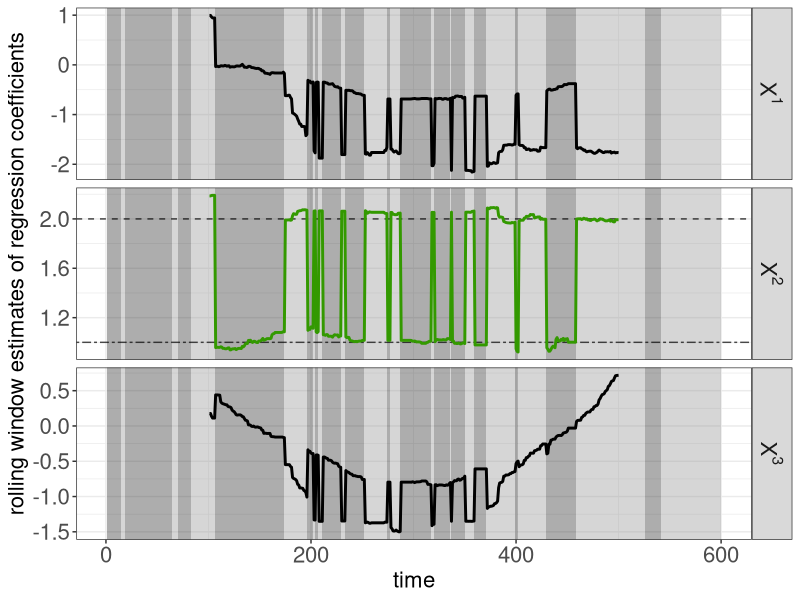

This chart was generated by the following R code:
##################################################
## Figure generating scripts for 
## "Switching Regression Models and Causal Inference
## In the Presence of Latent Variables"
## Submitted to JMLR
## Author: Rune Christiansen
## mail: krunechristiansen@math.ku.dk
##################################################
## producing Figure 1 
##################################################
setwd(dirname(rstudioapi::getActiveDocumentContext()$path))
library(ggplot2)
library(reshape2)
theme_set(theme_bw())

n <- 600
E <- rep(1:3, each = n/3)

set.seed(18)

Gamma <- list(matrix(c(.98, .02,
                       .1, .9), 2,2,byrow=T),
              matrix(c(.9, .1,
                       .1, .9),2,2, byrow=T),
              matrix(c(.9, .1,
                       .02, .98),2,2, byrow=T)) 

H <- rep(1, n)
for(t in 2:n){
  H[t] <- sample(1:2, size=1, prob = Gamma[[E[t]]][H[t-1],])
}

X4 <- H * rnorm(n)
X3 <- H + cos((1:n)*2*pi/n)*X4 + .5*rnorm(n)
Y <- (H==1)*(1 + X3 + .5*rnorm(n)) + (H==2)*(1 + 2*X3 + .7*rnorm(n))
X2 <- .5 - X3 + exp(-3*(1:n)/n)*Y + .7*rnorm(n)

dd <- data.frame(H=H, Y=Y, X1=X2, X2=X3, X3=X4, E=E)

d <- data.frame(value = c(X2, X3, X4, Y), 
                variable = factor(rep(c("X1", "X2", "X3", "Y"), each=n),
                                  levels = c("Y", "X1", "X2", "X3")),
                H = factor(rep(H, 4)), 
                time = rep(1:n, 4), 
                E = factor(rep(E,4)))

Y <- dd$Y; X1 <- dd$X1; X2 <- dd$X2; X3 <- dd$X3; E <- dd$E; H <- dd$H

switches <- which(H[-1]-H[-n] !=0)

rects <- data.frame(xstart = c(1,switches), xend = c(switches,n), 
                    col = factor(rep(c(1:2), n)[1:(length(switches)+1)]))

## 200 data points rolling window

step <- 200
preds <- c("X1", "X2", "X3")
beta <- c(sapply(preds, function(p){
  
  d <- data.frame(Y = dd$Y, X = dd[,p], H = dd$H)
  
  beta <- sapply((step/2+1):(n-step/2), function(i){
    #tryCatch({
      LM <- lm(Y ~ X*H, data = d[(i-step/2):(i+step/2),])
      coefficients(LM)[2] + d$H[i]*coefficients(LM)[4]
    #}, error = function(e) NA)
  })
  beta
}
))

dbeta <- data.frame(time = (step/2+1):(n-step/2), 
                    beta = beta, 
                    variable = rep(1:3, each = (n-step)),
                    H = dd$H[(step+1):n], 
                    col = rep(c("1","2","1"), each=n-step))

line.data <- data.frame(variable = c(1,1,2,2,3,3), z = c(NA, NA, 1, 2, NA, NA), w = factor(c(NA, NA, 1, 2, NA, NA)))
break.data <- data.frame(variable = c(1,1,1,2,2,2,3,3,3), z = c(-2,-1,0, 1, 1.5, 2, -1, 0, 1))

p <- ggplot() + 
  geom_rect(data = rects, aes(xmin = xstart, xmax = xend, ymin = -Inf, ymax = Inf, fill=col), alpha=.4) + 
  geom_hline(data = line.data, aes(yintercept = z, lty = w), alpha = .7) +
  geom_line(data = dbeta, aes(time, beta, col=col), size = 1) + 
  facet_grid(variable~., scales = "free", labeller = label_bquote(X ^ .(variable))) + 
  #scale_y_continuous(data = break.data, aes(breaks = z)) + 
  scale_color_manual(values = c("black", "#339900")) +
  scale_linetype_manual(values = c("twodash", "dashed")) + 
  scale_fill_manual(name = "True (unknown) latent state",
                    values = c("#333333", "#999999"), 
                    labels = c("H=1", "H=2")) + 
  ylab("rolling window estimates of regression coefficients") + 
  guides(color = "none") + 
  theme(legend.position = "none", 
        axis.text = element_text(size = 16),
        strip.text = element_text(size = 16),
        axis.title = element_text(size = 16))

pdf("fig1.pdf", width = 11, height = 6.5)
print(p)
dev.off()
